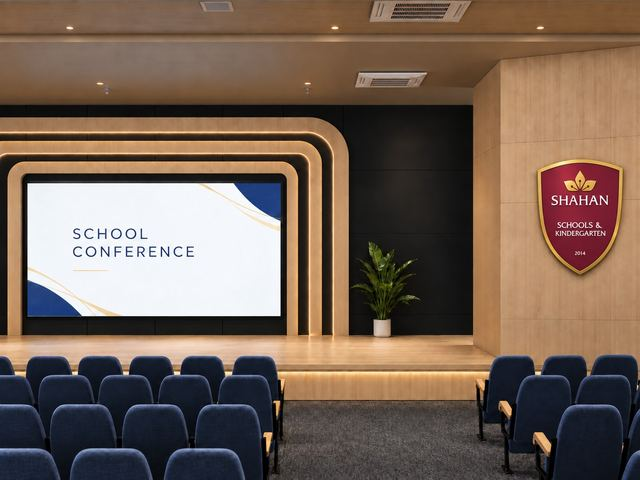
#> input picture img/conference/thumb/01.jpg, 640 x 480 px, given as the content of the folder ../../img/conference/thumb/01.jpg, which was not available
$ python scan_big.py ../../img/conference/thumb/01.jpg ../../img/conference/thumb/03.jpg   (older library calls are emulated)
#> lines starting #> are read from the running program, lines starting #| are printed output that depends on the picture
"""Scan a big photo folder: score sharpness, drop near-duplicates, write contact sheets of the keepers."""
import sys, os, json
from concurrent.futures import ProcessPoolExecutor
from PIL import Image, ImageOps, ImageDraw
import numpy as np, cv2

ROOT, OUT = sys.argv[1], sys.argv[2]
os.makedirs(OUT, exist_ok=True)

def analyse(path):
    try:
        im = Image.open(path)
        im.draft("RGB", (640, 640))          # fast JPEG decode at reduced size
        im = ImageOps.exif_transpose(im).convert("RGB")
        im.thumbnail((640, 640))
        g = cv2.cvtColor(np.asarray(im), cv2.COLOR_RGB2GRAY)
        sharp = float(cv2.Laplacian(g, cv2.CV_64F).var())
        bright = float(g.mean())
        small = cv2.resize(g, (9, 8), interpolation=cv2.INTER_AREA)
        dh = (small[:, 1:] > small[:, :-1]).flatten()
        h = int("".join("1" if b else "0" for b in dh), 2)
        t = im.copy(); t.thumbnail((240, 240))
        tp = os.path.join(OUT, "t", os.path.relpath(path, ROOT).replace(os.sep, "__") + ".jpg")
        os.makedirs(os.path.dirname(tp), exist_ok=True)
        t.save(tp, quality=70)
        return dict(path=path, sharp=sharp, bright=bright, hash=h, thumb=tp, w=im.width, h_=im.height)
    except Exception as e:
        return dict(path=path, error=str(e))

if __name__ == "__main__":
    files = []
    for dp, _, fs in os.walk(ROOT):
        for f in fs:
            if f.lower().endswith((".jpg", ".jpeg")):
                files.append(os.path.join(dp, f))
    files.sort()
    with ProcessPoolExecutor() as ex:
        res = list(ex.map(analyse, files, chunksize=8))
#> in analyse, im is the input picture: PIL image 640x480 RGB; mean R, G, B 118.1, 99.1, 86
#> in analyse, `g = cv2.cvtColor(np.asarray(im), cv2.COLOR_RGB2GRAY)`:
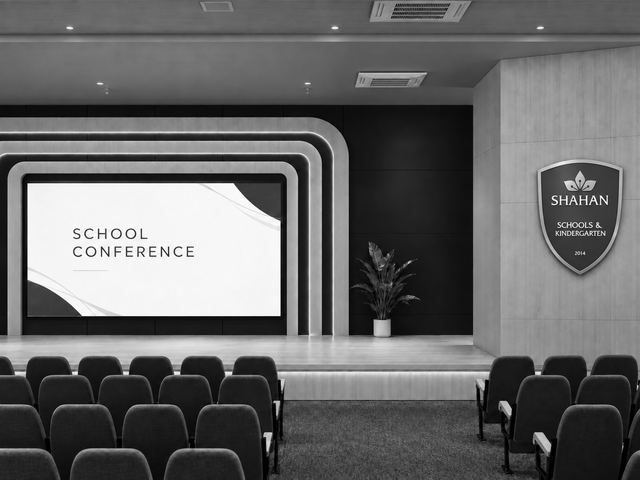
#> g: shape (480, 640); min 0, max 255, mean 103.3
#> in analyse, `sharp = float(cv2.Laplacian(g, cv2.CV_64F).var())`: sharp = 1098.8
#> in analyse, `bright = float(g.mean())`: bright = 103.3
#> in analyse, `t.thumbnail((240, 240))`:
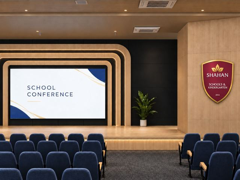
#> t: PIL image 240x180 RGB; mean R, G, B 118.1, 99.1, 85.9
#> res = 1 item
    ok = [r for r in res if "error" not in r]
#> ok = 1 item
    # drop blurry / too dark
    keep = [r for r in ok if r["sharp"] > 60 and 35 < r["bright"] < 235]
#> keep = 1 item
    # near-duplicate removal within each folder (keep the sharpest of a burst)
    keep.sort(key=lambda r: (os.path.dirname(r["path"]), os.path.basename(r["path"])))
    final, last = [], None
    for r in keep:
        if last and os.path.dirname(last["path"]) == os.path.dirname(r["path"]) and bin(last["hash"] ^ r["hash"]).count("1") <= 10:
            if r["sharp"] > last["sharp"]:
                final[-1] = r; last = r
            continue
        final.append(r); last = r
#> this loop made 1 pass
#> after the loop, final = 1 item
    json.dump(final, open(os.path.join(OUT, "keep.json"), "w"))
    print(f"scanned {len(files)}, errors {len(res)-len(ok)}, sharp&lit {len(keep)}, after dedupe {len(final)}")
#| scanned 1, errors 0, sharp&lit 1, after dedupe 1
    # contact sheets: 8 x 6 = 48 per sheet, labelled with an index
    per, cols, cw, chh = 48, 8, 250, 270
    for s in range(0, len(final), per):
        chunk = final[s:s + per]
#> chunk = 1 item
        rows = (len(chunk) + cols - 1) // cols
#> rows = 1
        sheet = Image.new("RGB", (cols * cw, rows * chh), "white")
#> sheet: PIL image 2000x270 RGB; every value is 255
        d = ImageDraw.Draw(sheet)
        for k, r in enumerate(chunk):
            x, y = (k % cols) * cw, (k // cols) * chh
#> x = 0; y = 0
            t = Image.open(r["thumb"]); sheet.paste(t, (x + 5, y + 5))
#> after `t = Image.open(r['thumb'])`:
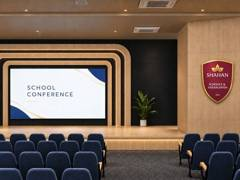
#> t: PIL image 240x180 RGB; mean R, G, B 118.1, 99, 86
#> after `sheet.paste(t, (x + 5, y + 5))`:
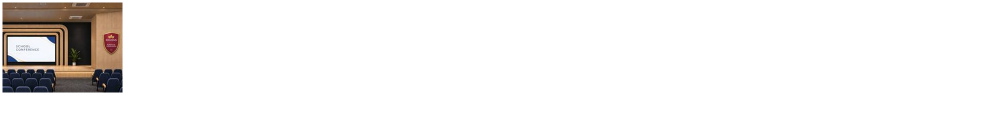
#> sheet: PIL image 2000x270 RGB (shown at 1/2 size); mean R, G, B 244, 242.5, 241.5
            d.rectangle([x + 5, y + 5, x + 48, y + 22], fill="black")
            d.text((x + 8, y + 7), str(s + k), fill="yellow")
        sheet.save(os.path.join(OUT, f"sheet_{s // per:02d}.jpg"), quality=78)
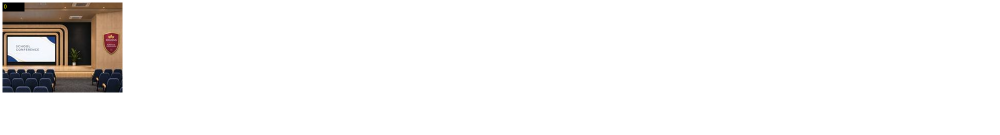
#> saved as sheet_00.jpg: PIL image 2000x270 RGB (shown at 1/2 size); mean R, G, B 243.9, 242.4, 241.4
    folders = {}
    for i, r in enumerate(final):
        folders.setdefault(os.path.relpath(os.path.dirname(r["path"]), ROOT), []).append(i)
#> after the loop, folders = {'../../../../_only': [0]}
    print({k: (v[0], v[-1]) for k, v in folders.items()})
#| {'../../../../_only': (0, 0)}

$ run again, on img/conference/thumb/11.jpg
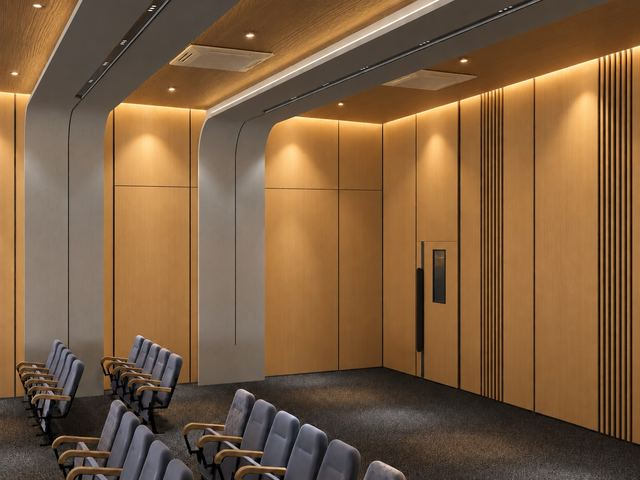
#> input picture img/conference/thumb/11.jpg, 640 x 480 px, given as the content of the folder ../../img/conference/thumb/11.jpg, which was not available
#> in analyse, im is the input picture: PIL image 640x480 RGB; mean R, G, B 125.5, 94.6, 64.4
#> in analyse, `g = cv2.cvtColor(np.asarray(im), cv2.COLOR_RGB2GRAY)`:
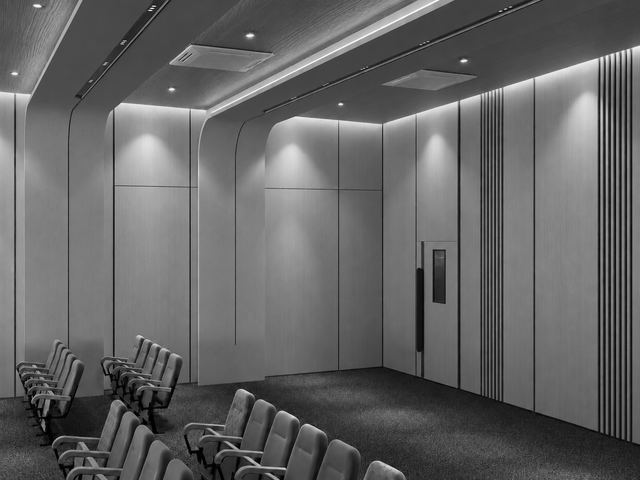
#> g: shape (480, 640); min 0, max 253, mean 100.4
#> sharp = 1009
#> bright = 100.4
#> res = 1 item
#> the loop `for r in keep:` made 1 pass
#| scanned 1, errors 0, sharp&lit 1, after dedupe 1
#> rows = 1
#> x = 0
#> `sheet.save(os.path.join(OUT, f"sheet_{s // per:02d}.jpg"), quality=78)`:
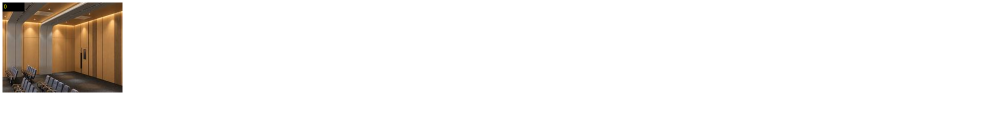
#> saved as sheet_00.jpg: PIL image 2000x270 RGB (shown at 1/2 size); mean R, G, B 244.5, 242, 239.7
#> the loop `for i, r in enumerate(final):` made 1 pass
#> after the loop `for i, r in enumerate(final):`: folders = {'../../../../_only': [0]}
#| {'../../../../_only': (0, 0)}

$ run again, on img/conference/thumb/12.jpg
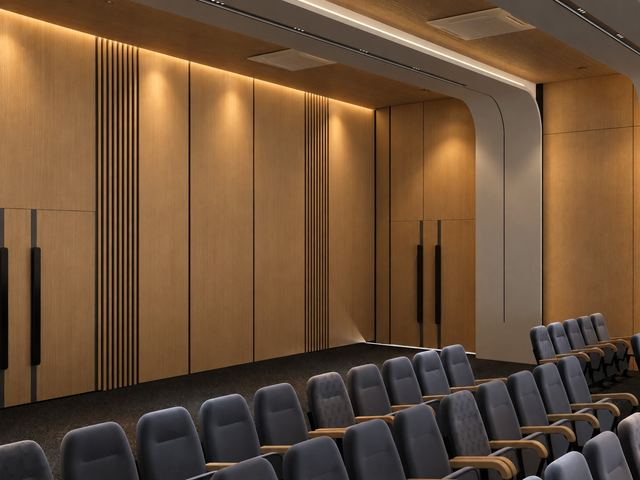
#> input picture img/conference/thumb/12.jpg, 640 x 480 px, given as the content of the folder ../../img/conference/thumb/12.jpg, which was not available
#> in analyse, im is the input picture: PIL image 640x480 RGB; mean R, G, B 107.5, 80.2, 55.5
#> in analyse, `g = cv2.cvtColor(np.asarray(im), cv2.COLOR_RGB2GRAY)`:
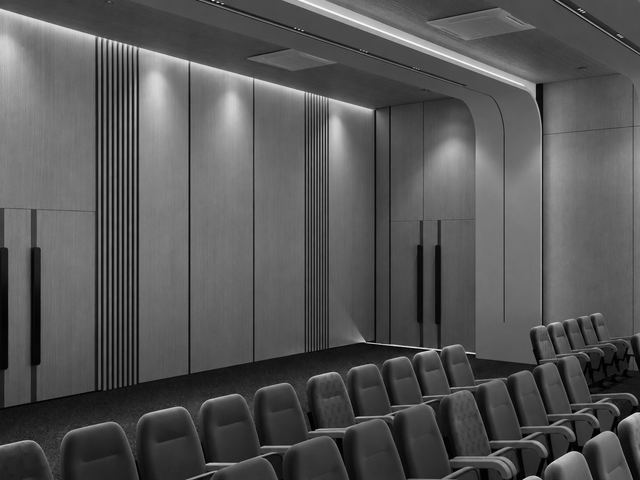
#> g: shape (480, 640); min 0, max 251, mean 85.5
#> sharp = 949.3
#> bright = 85.54
#> res = 1 item
#> the loop `for r in keep:` made 1 pass
#| scanned 1, errors 0, sharp&lit 1, after dedupe 1
#> rows = 1
#> x = 0
#> `sheet.save(os.path.join(OUT, f"sheet_{s // per:02d}.jpg"), quality=78)`:
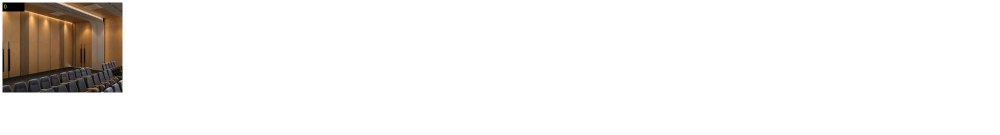
#> saved as sheet_00.jpg: PIL image 2000x270 RGB (shown at 1/2 size); mean R, G, B 243, 240.9, 239
#> the loop `for i, r in enumerate(final):` made 1 pass
#> after the loop `for i, r in enumerate(final):`: folders = {'../../../../_only': [0]}
#| {'../../../../_only': (0, 0)}
